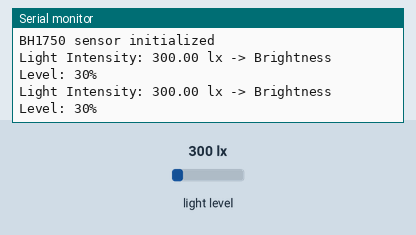
Bench run of a sketch on a simulated ESP32. On the bench: the last lines printed to the serial monitor. Inputs (shaded band) come from the test bench; at power-on: light level 300 lx.

Above: at 1.8 s.
1.9 s: light level set to 40 lx
At 2.8 s:
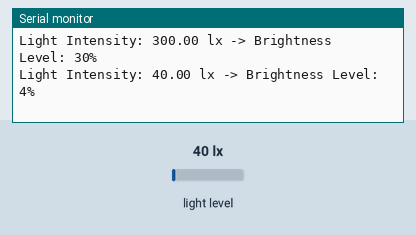
3.4 s: light level set to 500 lx
At 4.4 s:
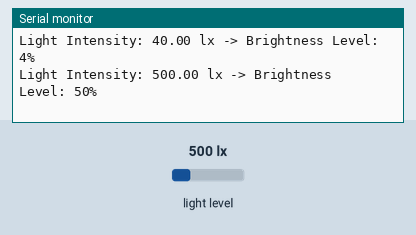
Timing chart, 0 to 6.4 s (numbered marks = the images above; inputs shaded):
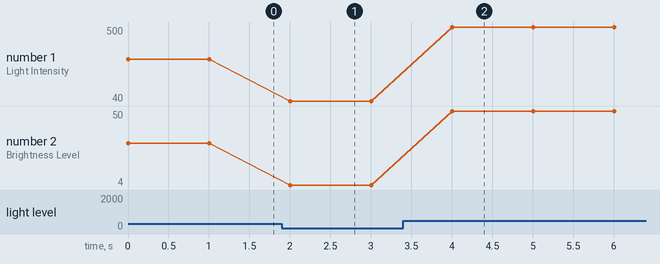

Measured:
- after the input at 1.9 s, the serial monitor: prints a new line after 0.10 s (image 1)
- after the input at 3.4 s, the serial monitor: prints a new line after 0.60 s (image 2)
- plotted number 1: 300 → 40 after the input at 1.9 s, 40 → 500 after the input at 3.4 s
- plotted number 2: 30 → 4 after the input at 1.9 s, 4 → 50 after the input at 3.4 s

The sketch:

Ldr_test_basic.ino
```cpp
#include <Wire.h>
#include <BH1750.h>

BH1750 lightMeter;

void setup() {
  Serial.begin(115200);
  Wire.begin();  // SDA = GPIO21, SCL = GPIO22 by default on ESP32

  if (lightMeter.begin(BH1750::CONTINUOUS_HIGH_RES_MODE)) {
    Serial.println("BH1750 sensor initialized");
  } else {
    Serial.println("Failed to initialize BH1750!");
    while (1);
  }
}

void loop() {
  float lux = lightMeter.readLightLevel();

  // Map lux (0–1000) to a 0–100 scale (adjust range based on your environment)
  int brightnessLevel = map(lux, 0, 1000, 0, 100);
  brightnessLevel = constrain(brightnessLevel, 0, 100); // Keep within 0–100

  Serial.print("Light Intensity: ");
  Serial.print(lux);
  Serial.print(" lx -> Brightness Level: ");
  Serial.print(brightnessLevel);
  Serial.println("%");

  delay(1000);  // Update every second
}
```
